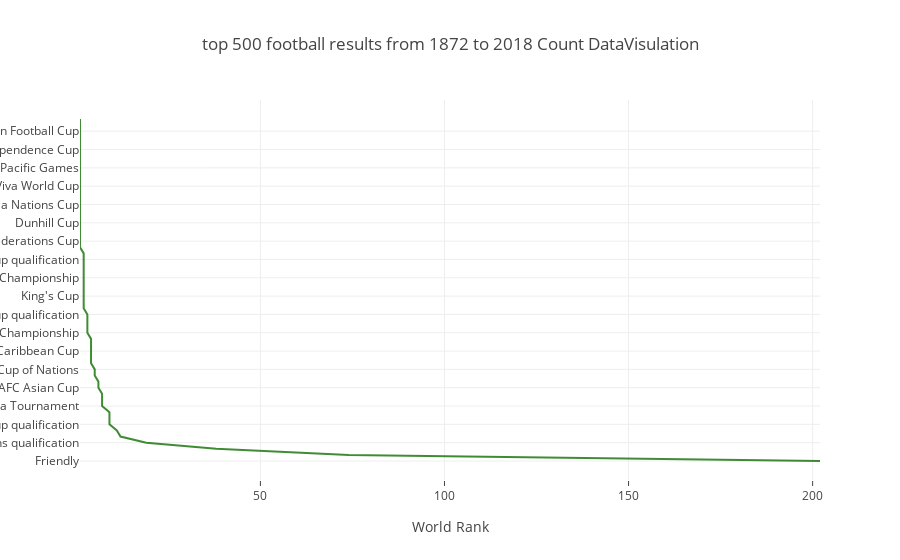

Notebook code cell kept with this figure:
### Code cell
rndNumbers=np.round(np.random.random(500)*39663)
data['id']=range(1,39663)

numbers=[]
for i in rndNumbers:
    numbers.append(int(i))
    
numbers.sort()
tournament=[]

for i in numbers:    
   tournament.append(data[data['id']==i].tournament.values)
 
tournaments=pd.DataFrame(tournament)

tournament_names_value=tournaments[0].value_counts()

i=tournament_names_value.index
v=tournament_names_value.values

trace1 = go.Scatter(x = v,y = i,mode = "lines",name = "citations",marker = dict(color = 'rgba(16, 112, 2, 0.8)'),text='')
data1=[trace1]
layout = dict(title = 'top 500 football results from 1872 to 2018 Count DataVisulation',xaxis= dict(title= 'World Rank',ticklen= 5,zeroline= False))
fig = dict(data = data1, layout = layout)
iplot(fig)

### Figure 1 — Plotly figure (JSON) as saved in the notebook; plotly's stock layout.template omitted (floating-point values rounded to 4 significant figures)
{"data": [{"marker": {"color": "rgba(16, 112, 2, 0.8)"}, "mode": "lines", "name": "citations", "text": "", "type": "scatter", "x": [202, 74, 38, 19, 12, 11, 9, 9, 9, 7, 7, 7, 6, 6, 5, 5, 4, 4, 4, 4, 4, 3, 3, 3, 3, 2, 2, 2, 2, 2, 2, 2, 2, 2, 2, 1, 1, 1, 1, 1, 1, 1, 1, 1, 1, 1, 1, 1, 1, 1, 1, 1, 1, 1, 1, 1, 1], "y": ["Friendly", "FIFA World Cup qualification", "UEFA Euro qualification", "African Cup of Nations qualification", "FIFA World Cup", "Copa América", "CFU Caribbean Cup qualification", "British Championship", "CECAFA Cup", "Merdeka Tournament", "AFC Asian Cup qualification", "Island Games", "AFC Asian Cup", "Nordic Championship", "COSAFA Cup", "African Cup of Nations", "Gulf Cup", "UNCAF Cup", "CFU Caribbean Cup", "UEFA Euro", "UAFA Cup", "AFF Championship", "SAFF Cup", "Gold Cup", "Oceania Nations Cup qualification", "Nehru Cup", "AFC Challenge Cup qualification", "King's Cup", "Balkan Cup", "ConIFA World Football Cup", "WAFF Championship", "Lunar New Year Cup", "Kirin Cup", "Gold Cup qualification", "Amílcar Cabral Cup", "UDEAC Cup", "Confederations Cup", "International Cup", "Baltic Cup", "Dunhill Cup", "USA Cup", "EAFF Championship", "Oceania Nations Cup", "Copa Premio Honor Argentino", "GaNEFo", "Viva World Cup", "Korea Cup", "CCCF Championship", "South Pacific Games", "African Nations Championship", "Copa Oswaldo Cruz", "Brazil Independence Cup", "Copa Premio Honor Uruguayo", "OSN Cup", "ConIFA European Football Cup", "United Arab Emirates Friendship Tournament", "Nile Basin Tournament"]}], "layout": {"title": "top 500 football results from 1872 to 2018 Count DataVisulation", "xaxis": {"ticklen": 5, "title": "World Rank", "zeroline": false}}}
